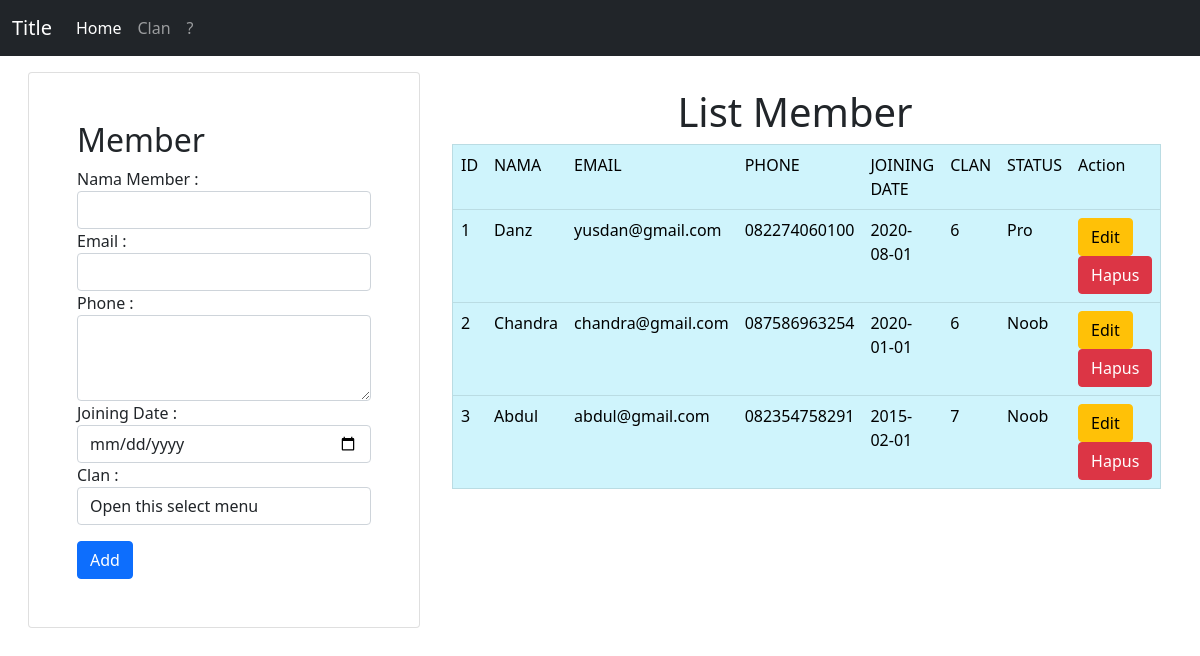
Screenshot of /program/index.php with the database file from the repository.
### tables this page shows
CREATE TABLE `members` (
  `id` int(11) NOT NULL,
  `name` varchar(100) NOT NULL,
  `email` varchar(100) NOT NULL,
  `phone` varchar(20) NOT NULL,
  `join_date` date NOT NULL,
  `id_clan` int(11) NOT NULL,
  `status` varchar(50) NOT NULL
);

### program/controllers/Members.controller.php (called while the page is built, shortened)
<?php
include_once("models/Members.class.php");
include_once("models/Clan.class.php");
include_once("views/Members.view.php");
class MembersController {
  private $members;
  private $clan;
  function __construct(){
    $this->members = new Members(Conf::$db_host, Conf::$db_user, Conf::$db_pass, Conf::$db_name);
    $this->clan = new Clan(Conf::$db_host, Conf::$db_user, Conf::$db_pass, Conf::$db_name);
  }
  public function index() {
    $this->members->open();
    $this->clan->open();
    $this->members->getMembers();
    $this->clan->getClan();
    $data = array(
        'members' => array(),
        'clan' => array()
    );
    while($row = $this->members->getResult()){
      array_push($data['members'], $row);
    }
    while($row = $this->clan->getResult()){
      array_push($data['clan'], $row);
    }
    $view = new MembersView();
    $view->render($data);
  }
}

### program/views/Members.view.php (the view, shortened to what this page needs)
<?php
  class MembersView {
    public function render($data){
      $no = 1;
      $dataMembers = null;
      foreach($data['members'] as $val){
        list($id, $name, $email, $phone, $join_date, $id_clan, $status) = $val;
        $dataMembers .= "<tr>
                <td>" . $no++ . "</td>
                <td>" . $name . "</td>
                <td>" . $email . "</td>
                <td>" . $phone . "</td>
                <td>" . $join_date . "</td>
                <td>" . $id_clan . "</td>
                <td>" . $status . "</td>";
            $dataMembers .= "
                <td>
                  <a href='index.php?id_edit=" . $id .  "' class='btn btn-warning' '>Edit</a>
                  <a href='index.php?id_hapus=" . $id . "' class='btn btn-danger' '>Hapus</a>
                </td>";
        $dataMembers .= "</tr>";
      }
    }
  }
?>

### program/index.php
<?php
include_once("models/Template.class.php");
include_once("models/DB.class.php");
include_once("controllers/Members.controller.php");
$members = new MembersController();
if (isset($_POST['add'])) {
    $members->add($_POST);
} else if (!empty($_GET['id_hapus'])) {
    $id = $_GET['id_hapus'];
    $members->delete($id);
} else if (!empty($_GET['id_edit'])) {
    $id = $_GET['id_edit'];
    $members->edit($id);
} else{
    $members->index();
}

### program/models/Template.class.php (shortened to what this page needs)
<?php
class Template
{
    var $content = '';
    function __construct($filename='') {
        if (file_exists($filename) && is_readable($filename)) {
            $this->content = implode('', file($filename));
        } else {
            $this->content = '';
        }
    }
    function clear()
    {
        $this->content = preg_replace("/DATA_[A-Z|_|0-9]+/", "", $this->content);
    }
    function write()
    {
        print $this->content;
    }
    function replace($old = '', $new = '')
    {
        if (is_int($new)) {
            $value = sprintf("%d", $new);
        }
        elseif (is_float($new)) {
            $value = sprintf("%f", $new);
        }
        elseif (is_array($new)) {
            $value = '';
            foreach ($new as $item) {
                $value .= $item. ' ';
            }
        }
        else {
            $value = $new;
        }
        $this->content = preg_replace("/$old/", $value, $this->content);
    }
}
?>

### rows the page displays
members: name "Danz", email "yusdan@gmail.com", phone "082274060100", join_date "2020-08-01", id_clan "6", status "Pro"
members: name "Chandra", email "chandra@gmail.com", phone "087586963254", join_date "2020-01-01", id_clan "6", status "Noob"
members: name "Abdul", email "abdul@gmail.com", phone "082354758291", join_date "2015-02-01", id_clan "7", status "Noob"
